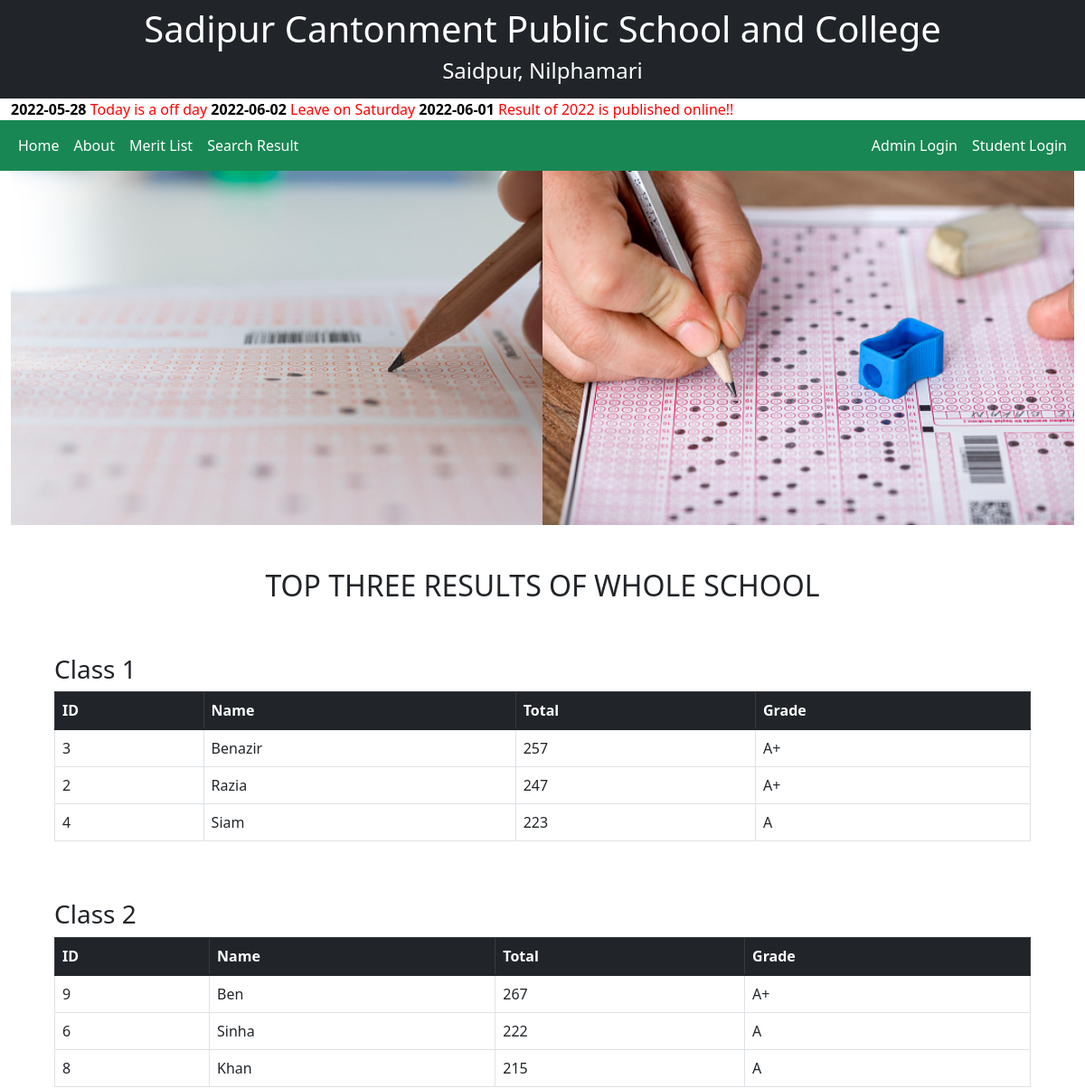
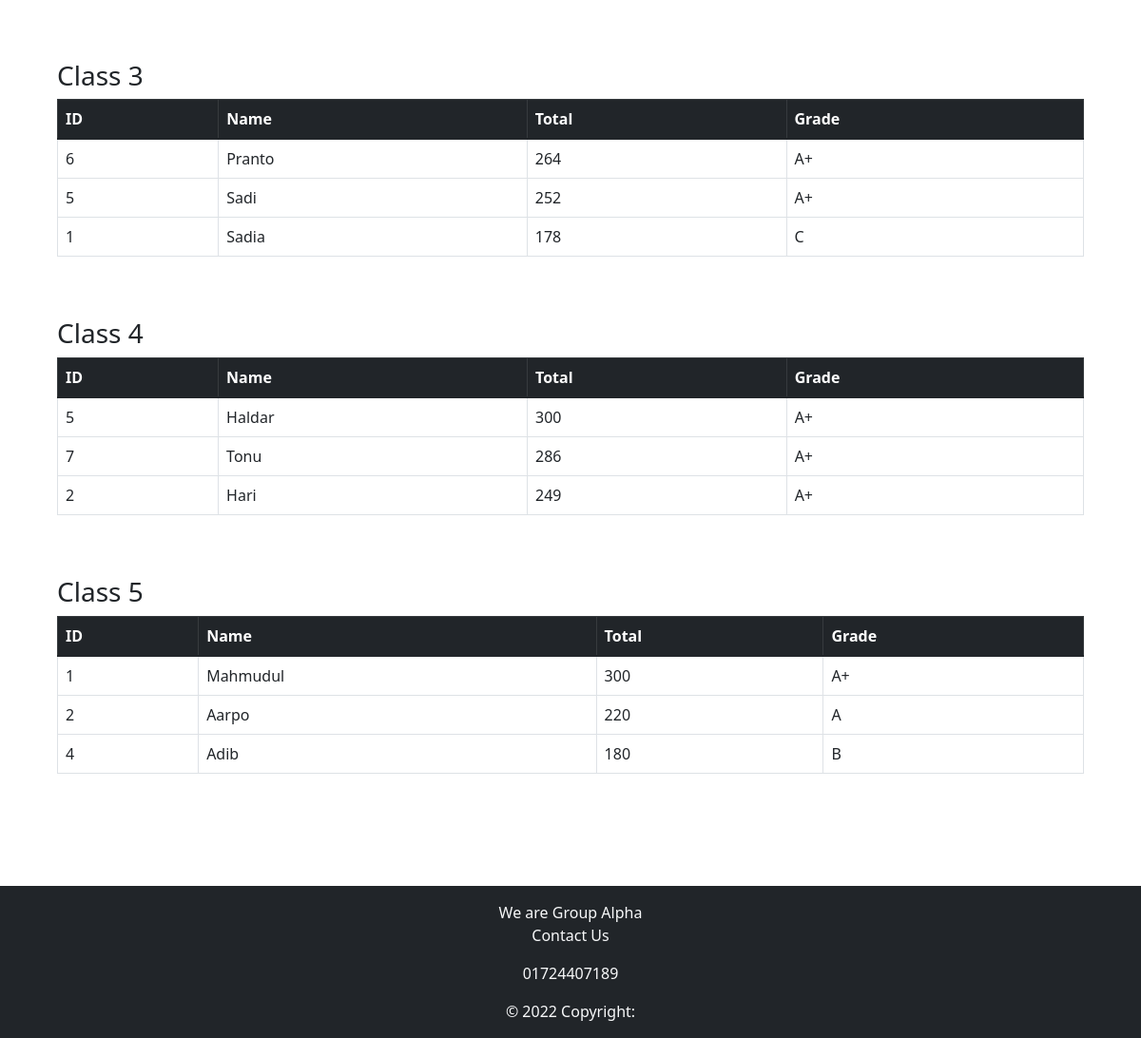
The app's page /home.php with its own data (2 pictures, top to bottom).
### tables this page shows
CREATE TABLE `notice` (
  `ID` int(11) NOT NULL,
  `Date` date NOT NULL,
  `Message` varchar(200) NOT NULL
);

CREATE TABLE `result` (
  `Class` int(11) NOT NULL,
  `ID` int(11) NOT NULL,
  `Name` varchar(20) NOT NULL,
  `Bangla` int(11) NOT NULL,
  `English` int(11) NOT NULL,
  `Math` int(11) NOT NULL,
  `Total` int(11) NOT NULL,
  `Grade` varchar(20) NOT NULL
);

### home.php (the view, shortened to what this page needs)
<!DOCTYPE html>
<html lang="en">
<head>
    <link href="https://cdn.jsdelivr.net/npm/bootstrap@5.1.3/dist/css/bootstrap.min.css" rel="stylesheet">
</head>
<body>
    <?php include 'partial\headNav.php';
    ?>
    <?php include 'partial\connection.php';
    ?>
    <div class="container-fluid" style="display: flex;">
        <img src="./img//img1.jpg" class="d-block w-100" alt="Hello">
        <img src="./img//img2.jpg" class="d-block w-100" alt="There">
    </div>
    <center>
        <h2 class="mt-5">TOP THREE RESULTS OF WHOLE SCHOOL</h2>
    </center>
        <div class="container-fluid" style="display: inline-block;">
            <div class="table-responsive m-5">
                <h3>Class 1</h3>
                <table class="table table-bordered">
                    <thead class="table-dark">
                        <tr>
                            <th>ID</th>
                            <th>Name</th>
                            <th>Total</th>
                            <th>Grade</th>
                        </tr>
                    </thead>
                    <tbody>
                        <?php
                        $sql = "SELECT * FROM result where class=1 ORDER BY Total DESC LIMIT 3";
                        $result = $conn->query($sql);
                        while ($row = $result->fetch_assoc()) {
                        ?>
                            <tr>
                                <td><?php echo $row['ID']; ?></td>
                                <td><?php echo $row['Name']; ?></td>
                                <td><?php echo $row['Total']; ?></td>
                                <td><?php echo $row['Grade']; ?></td>
                            </tr>
                        <?php
                        }
                        ?>
                    </tbody>
                </table>
            </div>
            <div class="table-responsive m-5">
                <h3>Class 2</h3>
                <table class="table table-bordered">
                    <thead class="table-dark">
                        <tr>
                            <th>ID</th>
                            <th>Name</th>
                            <th>Total</th>
                            <th>Grade</th>
                        </tr>
                    </thead>
                    <tbody>
                        <?php
                        $sql = "SELECT * FROM result where class=2 ORDER BY Total DESC LIMIT 3";
                        $result = $conn->query($sql);
                        while ($row = $result->fetch_assoc()) {
                        ?>
                            <tr>
                                <td><?php echo $row['ID']; ?></td>
                                <td><?php echo $row['Name']; ?></td>
                                <td><?php echo $row['Total']; ?></td>
                                <td><?php echo $row['Grade']; ?></td>
                            </tr>
                        <?php
                        }
                        ?>
                    </tbody>
                </table>
            </div>
            <div class="table-responsive m-5">
                <h3>Class 3</h3>
                <table class="table table-bordered">
                    <thead class="table-dark">
                        <tr>
                            <th>ID</th>
                            <th>Name</th>
                            <th>Total</th>
                            <th>Grade</th>
                        </tr>
                    </thead>
                    <tbody>
                        <?php
                        $sql = "SELECT * FROM result where class=3 ORDER BY Total DESC LIMIT 3";
                        $result = $conn->query($sql);
                        while ($row = $result->fetch_assoc()) {
                        ?>
                            <tr>
                                <td><?php echo $row['ID']; ?></td>
                                <td><?php echo $row['Name']; ?></td>
                                <td><?php echo $row['Total']; ?></td>
                                <td><?php echo $row['Grade']; ?></td>
                            </tr>
                        <?php
                        }
                        ?>
                    </tbody>
                </table>
            </div>
            <div class="table-responsive m-5">
                <h3>Class 4</h3>
                <table class="table table-bordered">
                    <thead class="table-dark">
                        <tr>
                            <th>ID</th>
                            <th>Name</th>
                            <th>Total</th>
                            <th>Grade</th>
                        </tr>
                    </thead>
                    <tbody>
                        <?php
                        $sql = "SELECT * FROM result where class=4 ORDER BY Total DESC LIMIT 3";
                        $result = $conn->query($sql);
                        while ($row = $result->fetch_assoc()) {
                        ?>
                            <tr>
                                <td><?php echo $row['ID']; ?></td>
                                <td><?php echo $row['Name']; ?></td>
                                <td><?php echo $row['Total']; ?></td>
                                <td><?php echo $row['Grade']; ?></td>
                            </tr>
                        <?php
                        }
                        ?>
                    </tbody>
                </table>
            </div>
            <div class="table-responsive m-5">
                <h3>Class 5</h3>
                <table class="table table-bordered">
                    <thead class="table-dark">
                        <tr>
                            <th>ID</th>
                            <th>Name</th>
                            <th>Total</th>
                            <th>Grade</th>
                        </tr>
                    </thead>
                    <tbody>
                        <?php
                        $sql = "SELECT * FROM result where class=5 ORDER BY Total DESC LIMIT 3";
                        $result = $conn->query($sql);
                        while ($row = $result->fetch_assoc()) {
                        ?>
                            <tr>
                                <td><?php echo $row['ID']; ?></td>
                                <td><?php echo $row['Name']; ?></td>
                                <td><?php echo $row['Total']; ?></td>
                                <td><?php echo $row['Grade']; ?></td>
                            </tr>
                        <?php
                        }
                        ?>
                    </tbody>
                </table>
            </div>
        </div>
        <?php include 'partial\footer.php';
        ?>
</body>
</html>

### partial/headNav.php (shortened to what this page needs)
<!DOCTYPE html>
<html lang="en">
<head>
    <link href="https://cdn.jsdelivr.net/npm/bootstrap@5.1.3/dist/css/bootstrap.min.css" rel="stylesheet">
</head>
<body>
    <?php
    include 'connection.php';
    ?>
    <?php
    $sql = "SELECT * FROM notice ORDER BY ID DESC LIMIT 3";
    $result = $conn->query($sql);
    ?>
    <div class="container-fluid pt-2 pb-2 bg-dark text-white text-center">
        <h1>Sadipur Cantonment Public School and College</h1>
        <h4>Saidpur, Nilphamari</h4>
    </div>
    <div class="container-fluid">
        <div class="news">
            <marquee class="news-content">
                <?php
                while ($row = $result->fetch_assoc()) {
                ?>
                    <p3 style="color: black;">
                        <b>
                            <?php echo $row['Date']; ?>
                        </b>
                    </p3>
                    <p3>
                        <?php echo $row['Message']; ?>
                    </p3>
                <?php
                }
                ?>
            </marquee>
        </div>
    </div>
    <nav class="navbar navbar-expand bg-success navbar-dark">
        <div class="container-fluid">
            <ul class="navbar-nav">
                <li class="nav-item">
                    <a class="nav-link active" href="home.php">Home</a>
                </li>
                <li class="nav-item">
                    <a class="nav-link active" href="about.php">About</a>
                </li>
                <li class="nav-item">
                    <a class="nav-link active" href="allresult.php">Merit List</a>
                </li>
                <li class="nav-item">
                    <a class="nav-link active" href="result.php">Search Result</a>
                </li>
            </ul>
            <ul class="navbar-nav">
                <li class="nav-item">
                    <a class="nav-link active" href="login.php">Admin Login</a>
                </li>
                <li class="nav-item">
                    <a class="nav-link active" href="slogin.php">Student Login</a>
                </li>
            </ul>
        </div>
    </nav>
</body>
</html>

### partial/footer.php (shortened to what this page needs)
<!DOCTYPE html>
<html lang="en">
<head>
    <link href="https://cdn.jsdelivr.net/npm/bootstrap@5.1.3/dist/css/bootstrap.min.css" rel="stylesheet">
</head>
<body>
    <footer class="bg-dark mt-5 p-3 text-light text-center ">
        <div>
            <p>We are Group Alpha <br> Contact Us</p>
            <p>01724407189</p>
            © 2022 Copyright:
        </div>
    </footer>
</body>
</html>

### partial/headNav.php (style rules this page uses)
.news-content { color: red; }

### records on screen
notice: Date "2022-05-28", Message "Today is a off day"
notice: Date "2022-06-02", Message "Leave on Saturday"
notice: Date "2022-06-01", Message "Result of 2022 is published online!!"
result: ID "3", Name "Benazir", Total "257", Grade "A+"
result: ID "2", Name "Razia", Total "247", Grade "A+"
result: ID "4", Name "Siam", Total "223", Grade "A"
result: ID "9", Name "Ben", Total "267", Grade "A+"
result: ID "6", Name "Sinha", Total "222", Grade "A"
result: ID "8", Name "Khan", Total "215", Grade "A"
result: ID "6", Name "Pranto", Total "264", Grade "A+"
result: ID "5", Name "Sadi", Total "252", Grade "A+"
result: ID "1", Name "Sadia", Total "178", Grade "C"
result: ID "5", Name "Haldar", Total "300", Grade "A+"
result: ID "7", Name "Tonu", Total "286", Grade "A+"
result: ID "2", Name "Hari", Total "249", Grade "A+"
result: ID "1", Name "Mahmudul", Total "300", Grade "A+"
result: ID "2", Name "Aarpo", Total "220", Grade "A"
result: ID "4", Name "Adib", Total "180", Grade "B"
